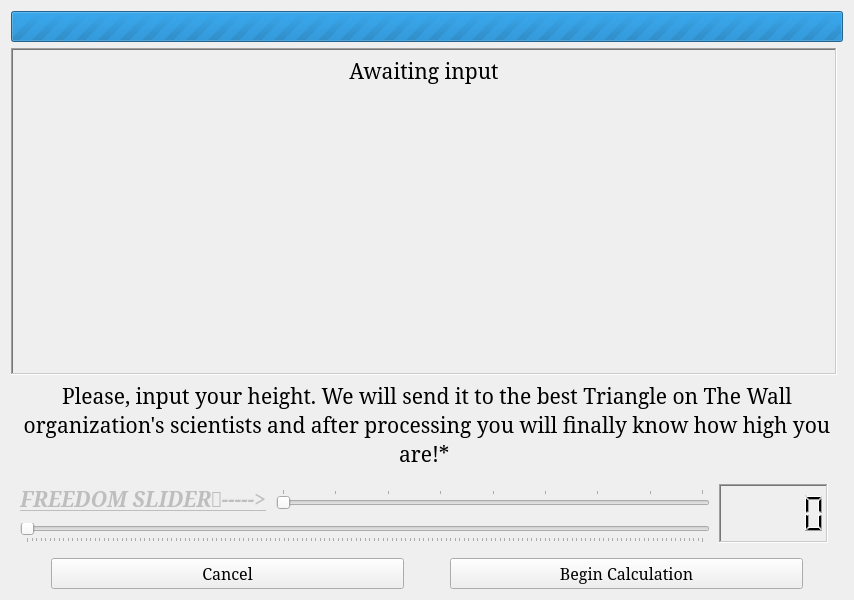
<?xml version="1.0" encoding="UTF-8"?>
<ui version="4.0">
 <class>HeightProcessing</class>
 <widget class="QWidget" name="HeightProcessing">
  <property name="geometry">
   <rect>
    <x>0</x>
    <y>0</y>
    <width>854</width>
    <height>600</height>
   </rect>
  </property>
  <property name="sizePolicy">
   <sizepolicy hsizetype="Fixed" vsizetype="Fixed">
    <horstretch>0</horstretch>
    <verstretch>0</verstretch>
   </sizepolicy>
  </property>
  <property name="minimumSize">
   <size>
    <width>854</width>
    <height>600</height>
   </size>
  </property>
  <property name="maximumSize">
   <size>
    <width>854</width>
    <height>600</height>
   </size>
  </property>
  <property name="font">
   <font>
    <family>Garamond</family>
    <pointsize>12</pointsize>
   </font>
  </property>
  <property name="windowTitle">
   <string>Height Calculator v.3</string>
  </property>
  <property name="windowIcon">
   <iconset>
    <normaloff>res/logo.ico</normaloff>res/logo.ico</iconset>
  </property>
  <layout class="QGridLayout" name="gridLayout" rowstretch="1,5,1,2,0,1">
   <item row="5" column="0" colspan="2">
    <layout class="QHBoxLayout" name="horizontalLayout">
     <item>
      <spacer name="horizontalSpacer_2">
       <property name="orientation">
        <enum>Qt::Orientation::Horizontal</enum>
       </property>
       <property name="sizeHint" stdset="0">
        <size>
         <width>40</width>
         <height>20</height>
        </size>
       </property>
      </spacer>
     </item>
     <item>
      <widget class="QPushButton" name="pushButton_2">
       <property name="sizePolicy">
        <sizepolicy hsizetype="Minimum" vsizetype="Fixed">
         <horstretch>2</horstretch>
         <verstretch>0</verstretch>
        </sizepolicy>
       </property>
       <property name="text">
        <string>Cancel</string>
       </property>
      </widget>
     </item>
     <item>
      <spacer name="horizontalSpacer">
       <property name="orientation">
        <enum>Qt::Orientation::Horizontal</enum>
       </property>
       <property name="sizeHint" stdset="0">
        <size>
         <width>40</width>
         <height>20</height>
        </size>
       </property>
      </spacer>
     </item>
     <item>
      <widget class="QPushButton" name="pushButton">
       <property name="sizePolicy">
        <sizepolicy hsizetype="Minimum" vsizetype="Fixed">
         <horstretch>2</horstretch>
         <verstretch>0</verstretch>
        </sizepolicy>
       </property>
       <property name="text">
        <string>Begin Calculation</string>
       </property>
      </widget>
     </item>
     <item>
      <spacer name="horizontalSpacer_3">
       <property name="orientation">
        <enum>Qt::Orientation::Horizontal</enum>
       </property>
       <property name="sizeHint" stdset="0">
        <size>
         <width>40</width>
         <height>20</height>
        </size>
       </property>
      </spacer>
     </item>
    </layout>
   </item>
   <item row="3" column="0">
    <layout class="QGridLayout" name="gridLayout_2" rowstretch="0,0" columnstretch="2,4,1">
     <property name="leftMargin">
      <number>9</number>
     </property>
     <property name="topMargin">
      <number>9</number>
     </property>
     <property name="rightMargin">
      <number>9</number>
     </property>
     <property name="bottomMargin">
      <number>9</number>
     </property>
     <property name="spacing">
      <number>9</number>
     </property>
     <item row="0" column="1">
      <widget class="QSlider" name="FreedomSlider">
       <property name="enabled">
        <bool>false</bool>
       </property>
       <property name="maximum">
        <number>8</number>
       </property>
       <property name="orientation">
        <enum>Qt::Orientation::Horizontal</enum>
       </property>
       <property name="tickPosition">
        <enum>QSlider::TickPosition::TicksAbove</enum>
       </property>
      </widget>
     </item>
     <item row="0" column="2" rowspan="2">
      <widget class="QLCDNumber" name="infnum">
       <property name="enabled">
        <bool>true</bool>
       </property>
       <property name="frameShape">
        <enum>QFrame::Shape::WinPanel</enum>
       </property>
       <property name="frameShadow">
        <enum>QFrame::Shadow::Sunken</enum>
       </property>
       <property name="smallDecimalPoint">
        <bool>false</bool>
       </property>
       <property name="value" stdset="0">
        <double>0.000000000000000</double>
       </property>
      </widget>
     </item>
     <item row="1" column="0" colspan="2">
      <widget class="QSlider" name="NormalSlider">
       <property name="minimum">
        <number>0</number>
       </property>
       <property name="maximum">
        <number>150</number>
       </property>
       <property name="pageStep">
        <number>5</number>
       </property>
       <property name="orientation">
        <enum>Qt::Orientation::Horizontal</enum>
       </property>
       <property name="invertedAppearance">
        <bool>false</bool>
       </property>
       <property name="tickPosition">
        <enum>QSlider::TickPosition::TicksBelow</enum>
       </property>
      </widget>
     </item>
     <item row="0" column="0">
      <widget class="QLabel" name="label_2">
       <property name="enabled">
        <bool>false</bool>
       </property>
       <property name="text">
        <string>&lt;html&gt;&lt;head/&gt;&lt;body&gt;&lt;p&gt;&lt;span style=&quot; font-size:16pt; font-weight:700; font-style:italic; text-decoration: underline;&quot;&gt;FREEDOM SLIDER🦅-----&amp;gt;&lt;/span&gt;&lt;/p&gt;&lt;/body&gt;&lt;/html&gt;</string>
       </property>
      </widget>
     </item>
    </layout>
   </item>
   <item row="0" column="0" colspan="2">
    <widget class="QProgressBar" name="progressBar">
     <property name="maximum">
      <number>0</number>
     </property>
     <property name="value">
      <number>-1</number>
     </property>
     <property name="alignment">
      <set>Qt::AlignmentFlag::AlignCenter</set>
     </property>
     <property name="textDirection">
      <enum>QProgressBar::Direction::TopToBottom</enum>
     </property>
    </widget>
   </item>
   <item row="2" column="0" colspan="2">
    <widget class="QLabel" name="label">
     <property name="font">
      <font>
       <family>Garamond</family>
       <pointsize>16</pointsize>
      </font>
     </property>
     <property name="toolTip">
      <string>*-Approximately. **-if you are using this app you are probably EXTREMELY high</string>
     </property>
     <property name="text">
      <string>&lt;html&gt;&lt;head/&gt;&lt;body&gt;&lt;p align=&quot;center&quot;&gt;Please, input your height. We will send it to the best Triangle on The Wall organization's scientists and after processing you will finally know how high you are!* &lt;/p&gt;&lt;/body&gt;&lt;/html&gt;</string>
     </property>
     <property name="alignment">
      <set>Qt::AlignmentFlag::AlignBottom|Qt::AlignmentFlag::AlignLeading|Qt::AlignmentFlag::AlignLeft</set>
     </property>
     <property name="wordWrap">
      <bool>true</bool>
     </property>
    </widget>
   </item>
   <item row="1" column="0">
    <widget class="QLabel" name="ProcessInfo">
     <property name="font">
      <font>
       <family>Garamond</family>
       <pointsize>16</pointsize>
      </font>
     </property>
     <property name="frameShape">
      <enum>QFrame::Shape::WinPanel</enum>
     </property>
     <property name="frameShadow">
      <enum>QFrame::Shadow::Sunken</enum>
     </property>
     <property name="text">
      <string>Awaiting input</string>
     </property>
     <property name="alignment">
      <set>Qt::AlignmentFlag::AlignHCenter|Qt::AlignmentFlag::AlignTop</set>
     </property>
    </widget>
   </item>
  </layout>
 </widget>
 <resources/>
 <connections/>
</ui>
